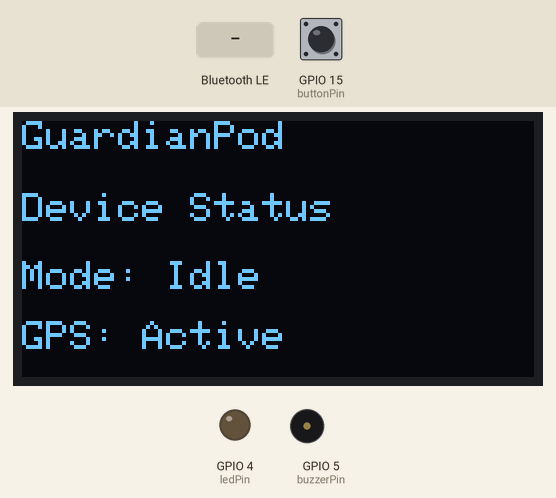
A sketch run on a simulated ESP32. Shown: 128×64 one-colour display, output pins drawn as LEDs (lit = HIGH), buzzer (waves = sounding, pin HIGH). Inputs (shaded band) come from the test bench; at power-on: GPIO 15 (buttonPin) HIGH. Nothing arrives over Bluetooth unless stated; a phone connects over Bluetooth LE 3 s after start; what the sketch prints to the serial monitor is not drawn.

Above: at 3.2 s.
3.3 s: GPIO 15 (buttonPin) pulled LOW for 0.15 s
At 3.9 s:
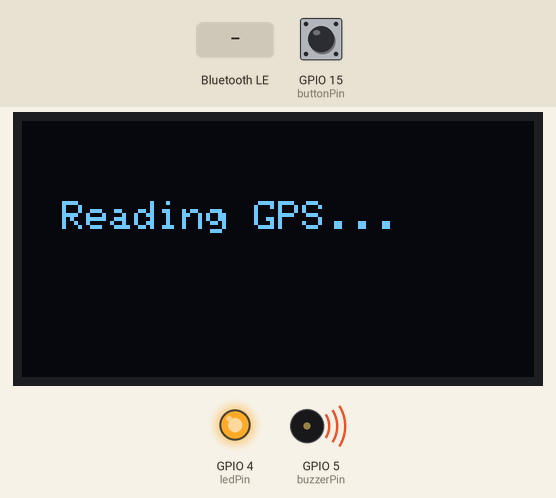
6.4 s: Bluetooth LE write "0" received
At 7.0 s:
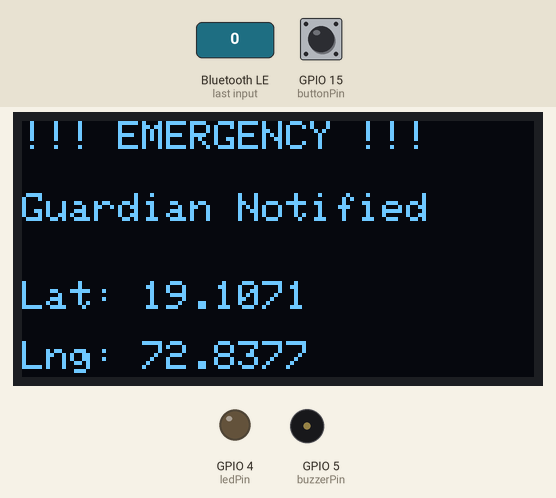
7.9 s: Bluetooth LE write "1" received
At 9.3 s:
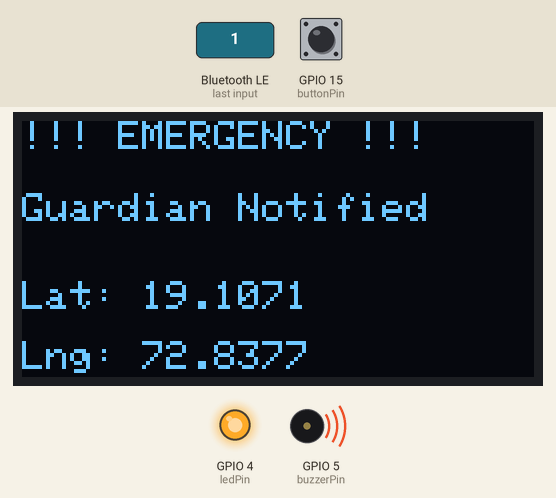
10.9 s: GPIO 15 (buttonPin) pulled LOW for 3.2 s
At 14.8 s:
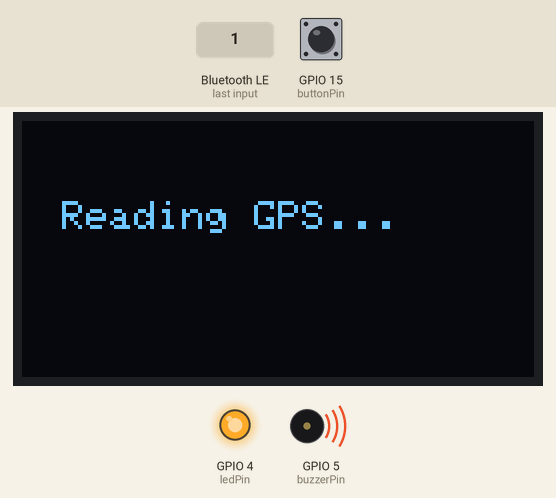
Timing chart, 0 to 25.5 s (numbered marks = the images above; inputs shaded):
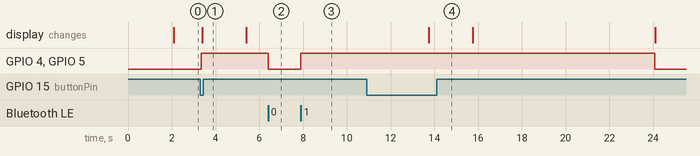

Measured:
- after the input at 3.3 s, GPIO 4 (ledPin), GPIO 5 (buzzerPin): LOW → HIGH after 0.06 s; the display: changes after 0.08 s (image 1)
- after the input at 6.4 s, GPIO 4 (ledPin), GPIO 5 (buzzerPin): HIGH → LOW at once
- after the input at 7.9 s, GPIO 4 (ledPin), GPIO 5 (buzzerPin): LOW → HIGH at once
- after the input at 10.9 s, GPIO 4 (ledPin), GPIO 5 (buzzerPin): HIGH → LOW after 13.2 s instead of 2.8 s; the display: changes after 2.8 s (image 4)

The sketch:

main.ino
```cpp
#include <Wire.h>// GuardianPod - IoT Safety Device
// ESP32-based system for GPS tracking and real-time alerts
// Uses BLE + WiFi communication and ThingSpeak cloud integration
#include <Adafruit_GFX.h>
#include <Adafruit_SSD1306.h>
#include <BLEDevice.h>
#include <BLEServer.h>
#include <BLEUtils.h>

#define SCREEN_WIDTH 128
#define SCREEN_HEIGHT 64

Adafruit_SSD1306 display(128,64,&Wire,-1);

// pins
const int buttonPin = 15;
const int ledPin = 4;
const int buzzerPin = 5;

// coordinates
float latitude = 19.1071;
float longitude = 72.8377;

// BLE UUID
#define SERVICE_UUID        "12345678-1234-1234-1234-123456789abc"
#define CHARACTERISTIC_UUID "87654321-1234-1234-1234-123456789abc"

BLECharacteristic *pCharacteristic;

// BLE callback
class MyCallbacks: public BLECharacteristicCallbacks {

  void onWrite(BLECharacteristic *pCharacteristic) {

    String value = pCharacteristic->getValue();

    Serial.print("BLE Received: ");
    Serial.println(value);

    if(value == "1")
    {
      digitalWrite(ledPin,HIGH);
      digitalWrite(buzzerPin,HIGH);
    }

    if(value == "0")
    {
      digitalWrite(ledPin,LOW);
      digitalWrite(buzzerPin,LOW);
    }
  }
};

void setup()
{
  Serial.begin(115200);

  pinMode(buttonPin, INPUT_PULLUP);
  pinMode(ledPin, OUTPUT);
  pinMode(buzzerPin, OUTPUT);

  Wire.begin(21,22);

  if(!display.begin(SSD1306_SWITCHCAPVCC,0x3C))
  {
    Serial.println("OLED not detected");
    while(true);
  }

  // Boot screen
  display.clearDisplay();
  display.setTextSize(2);
  display.setTextColor(WHITE);

  display.setCursor(10,20);
  display.println("Guardian");
  display.setCursor(30,45);
  display.println("Pod");

  display.display();

  delay(2000);

  // BLE Setup
  BLEDevice::init("GUARDIANPOD");

  BLEServer *pServer = BLEDevice::createServer();

  BLEService *pService = pServer->createService(SERVICE_UUID);

  pCharacteristic = pService->createCharacteristic(
                      CHARACTERISTIC_UUID,
                      BLECharacteristic::PROPERTY_READ |
                      BLECharacteristic::PROPERTY_WRITE
                    );

  pCharacteristic->setCallbacks(new MyCallbacks());

  pService->start();

  BLEAdvertising *pAdvertising = BLEDevice::getAdvertising();
  pAdvertising->start();

  Serial.println("BLE Ready");
}

void loop()
{

  if(digitalRead(buttonPin)==LOW)   // BUTTON PRESSED
  {
    digitalWrite(ledPin,HIGH);
    digitalWrite(buzzerPin,HIGH);

    // GPS Reading Screen
    display.clearDisplay();
    display.setTextSize(1);
    display.setTextColor(WHITE);

    display.setCursor(10,20);
    display.println("Reading GPS...");
    display.display();

    delay(2000);

    // Alert Screen
    display.clearDisplay();

    display.setCursor(0,0);
    display.println("!!! EMERGENCY !!!");

    display.setCursor(0,18);
    display.println("Guardian Notified");

    display.setCursor(0,40);
    display.print("Lat: ");
    display.println(latitude,4);

    display.setCursor(0,55);
    display.print("Lng: ");
    display.println(longitude,4);

    display.display();

    delay(8000);
  }

  else   // IDLE MODE
  {
    digitalWrite(ledPin,LOW);
    digitalWrite(buzzerPin,LOW);

    display.clearDisplay();
    display.setTextSize(1);
    display.setTextColor(WHITE);

    display.setCursor(0,0);
    display.println("GuardianPod");

    display.setCursor(0,18);
    display.println("Device Status");

    display.setCursor(0,35);
    display.println("Mode: Idle");

    display.setCursor(0,50);
    display.println("GPS: Active");

    display.display();
  }

  delay(300);
}
```
